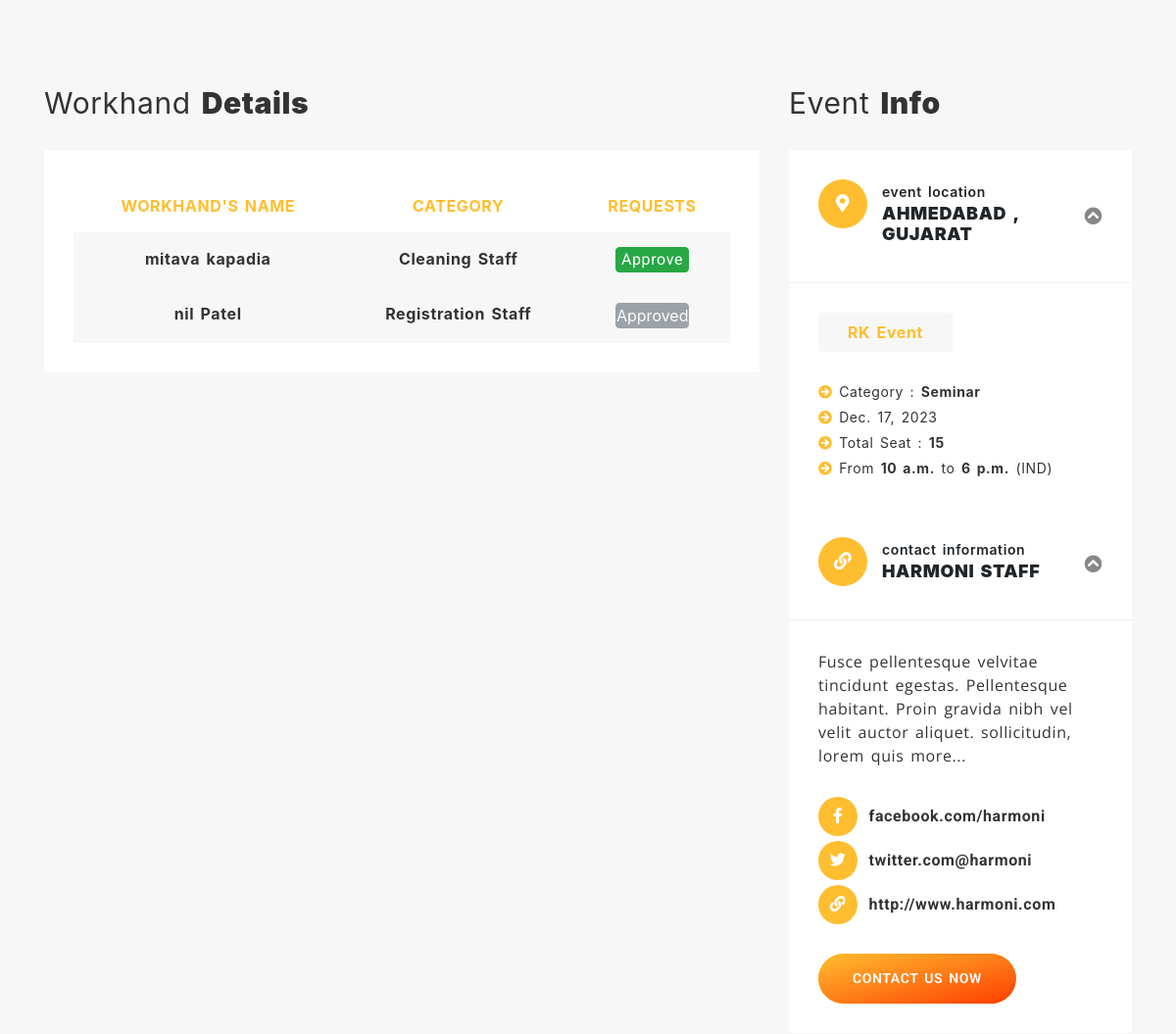
The page /workhands-requests/youth-forum-presents-leadership-and-team-building-seminar (signed in, middle part) on the database as committed earlier.
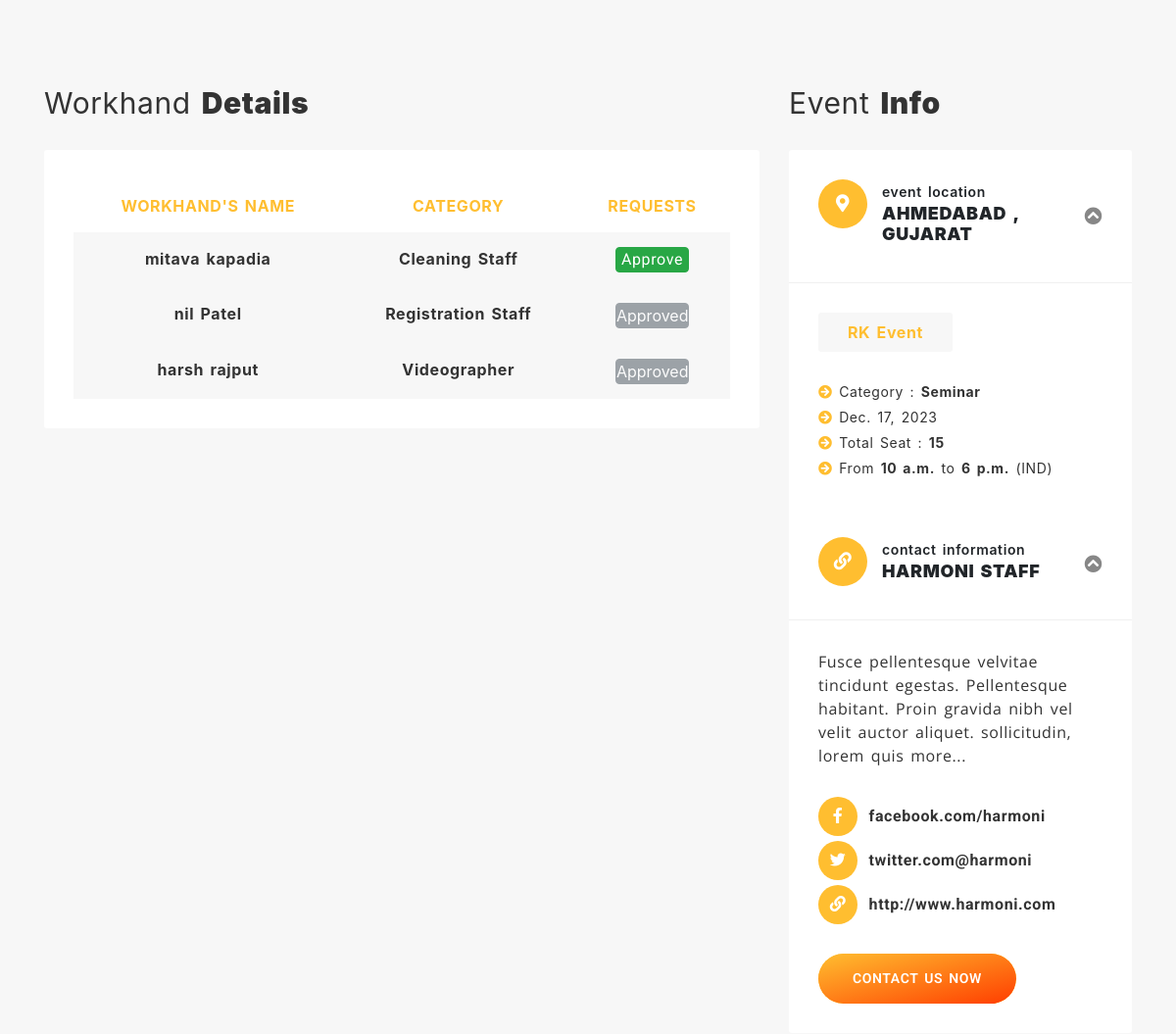
The same page on the database as committed later.
### event_data/models.py (models this page shows, shortened)
class Event_Registrations(models.Model):
    registration_date = models.DateField(default=datetime.now)
    event_workhand_id = models.ForeignKey('Event_workhand' , on_delete=models.CASCADE , default=None)
    workhand_id = models.ForeignKey('Workhand',on_delete=models.CASCADE)
    registration_status = models.BooleanField(default=False)
    event_id = models.ForeignKey('Event' , on_delete=models.CASCADE)
    company_id = models.ForeignKey('Company' , on_delete=models.CASCADE)
    payment_status = models.BooleanField(default=False)
    payment_date = models.DateField(default=datetime.now)

class Workhand(models.Model):
    first_name = models.CharField(max_length=255)
    last_name = models.CharField(max_length=255)
    email = models.EmailField()
    contact_number = models.CharField(max_length=12)
    street_address = models.CharField(max_length=200)
    city_id = models.ForeignKey('City', on_delete=models.CASCADE)
    state_id = models.ForeignKey('State' , on_delete=models.CASCADE)
    profilePic_path = models.ImageField(default = 'default.jpg' , upload_to = 'workhand_img/')
    Workhand_category_id = models.ForeignKey('Workhand_category' , on_delete=models.CASCADE)
    User_id = models.ForeignKey('auth.User',  on_delete=models.CASCADE)
    def __str__(self):
        return f"{self.first_name} {self.last_name}"

class Event_workhand(models.Model):
    Workhand_category_id = models.ForeignKey('Workhand_category' , on_delete=models.CASCADE)
    number_of_workhand = models.IntegerField(default=11)
    price = models.DecimalField(max_digits=10, decimal_places=2 , default = None)
    event_id = models.ForeignKey('Event' , on_delete=models.CASCADE)
    def __str__(self):
        return self.Workhand_category_id.workhand_category_name

class Workhand_category(models.Model):
    workhand_category_name = models.CharField(max_length=50)

### company/views.py (the view)
# urls.py: path("workhands-requests/<slug>",views.workhand_requests,name="workhand_requests"),
@login_required(login_url="/accounts/login/")
@user_passes_test(lambda u: u.is_staff, login_url='/404-error/')
def workhand_requests(request,slug):
    event = Event.objects.get(slug=slug)
    workhands_Requests = Event_Registrations.objects.filter(event_id=event)
    context = {
        'event' : event,
        'workhands_Requests' : workhands_Requests,
    }
    return render(request,'vendor/request_approve.html',context)

### event_data/models.py (called while the page is built)
    def __str__(self):
        return self.name

    def __str__(self):
        return self.city_name

    def __str__(self):
        return self.state_name

    def __str__(self):
        return self.Event_subcategory_name

### templates/vendor/request_approve.html (shortened to what the changed rows need)
{% extends 'user/base.html' %}
{% load static %}
{% block content %}
		<section id="booking-section" class="booking-section bg-gray-light sec-ptb-100 clearfix">
			<div class="container">
				<div class="row">
					<div class="col-lg-8 col-md-12 col-sm-12">
						<div class="booking-content-wrapper">
							<div class="order-summary mb-50">
								<div class="section-title mb-30">
									<h2 class="big-title">Workhand <strong>Details</strong></h2>
								</div>
								<div class="order-summary-table table-responsive">
									{% if event.company_id.User_id == request.user %}
									<table class="table text-center">
										<thead>
											<tr>
												<th scope="col">Workhand's Name</th>
												<th scope="col">Category</th>
												<th scope="col">Requests</th>
											</tr>
										</thead>
                                        <tbody>
                                        {% for i in  workhands_Requests %}
                                            <tr class="bg-gray-light">
                                                <td>{{i.workhand_id}}</td>
                                                <td>{{i.event_workhand_id}}
                                                <td>
                                                {% if i.registration_status %}
                                                <button class="btn btn-secondary p-0" style="width:75px;" disabled>Approved</button>
                                                {% else %}
                                                <a href="/request-approve/?workhand_id={{i.id}}" class="btn btn-success p-0" style="width:75px;">Approve</a>
                                                {% endif %}
                                                </td>
                                            </tr>
                                        {% endfor %}
                                        </tbody>
									</table>
                                    {% endif %}
								</div>
							</div>
						</div>
					</div>
					<div class="col-lg-4 col-md-12 col-sm-12">
						<div class="sidebar-section">
							<div class="section-title mb-30">
								<h2 class="big-title">event <strong>info</strong></h2>
							</div>
						</div>
					</div>
				</div>
			</div>
		</section>
{% endblock content%}

Rows that differ between the two databases and show on the page:
added Event_Registrations: workhand_id "harsh rajput", event_workhand_id "Videographer", registration_status "Approved"
